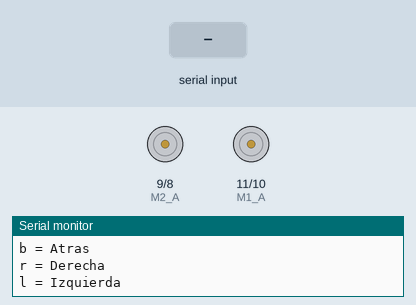
Simulated run of this sketch. Board: Arduino Uno, built with avr-gcc and run on an emulated ATmega328P. On the bench: motor-driver pin pairs drawn as motors (green arrow = first pin HIGH = forward, orange = second pin HIGH = backward, longer = more drive), the last lines printed to the serial monitor. The test bench sets the inputs (shaded band).

Above: at 1.2 s.
1.3 s: "f" received over Serial
At 2.1 s:
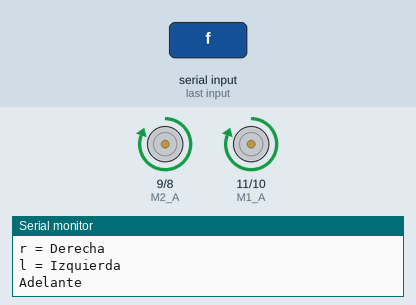
2.8 s: "b" received over Serial
At 3.3 s:
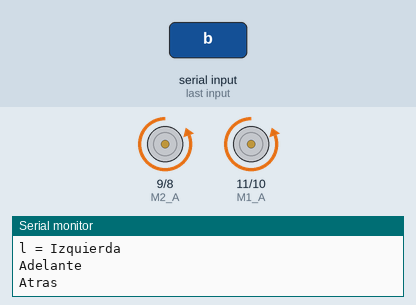
4.3 s: "r" received over Serial
At 5.5 s:
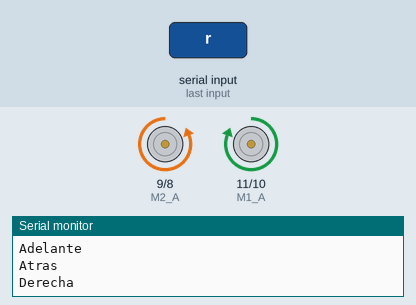
5.8 s: "l" received over Serial
At 6.7 s:
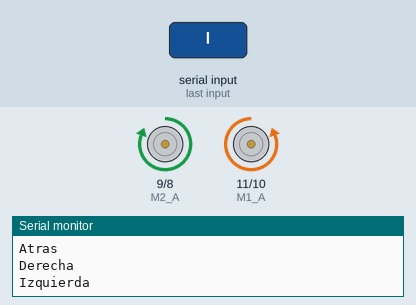
Timing chart, 0 to 8.3 s (numbered marks = the images above; inputs shaded):
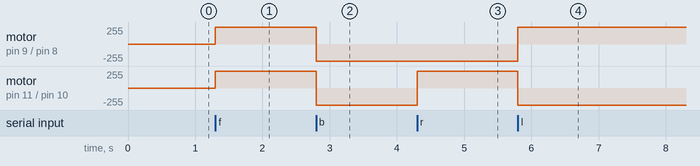

The sketch:

CodigoRobot.ino
```cpp
// Definición de pines para los motores
const int M1_A = 11;
const int M1_B = 10;
const int M2_A = 9;
const int M2_B = 8;

char comando;

// Configuración inicial
void setup() {

  pinMode(M1_A, OUTPUT);
  pinMode(M1_B, OUTPUT);
  pinMode(M2_A, OUTPUT);
  pinMode(M2_B, OUTPUT);

  // Inicializar comunicación serial
  Serial.begin(9600);

  detener();

  Serial.println("Control de motores iniciado");
  Serial.println("f = Adelante");
  Serial.println("b = Atras");
  Serial.println("r = Derecha");
  Serial.println("l = Izquierda");
}

// Programa principal
void loop() {

  if (Serial.available() > 0) {

    comando = Serial.read();

    switch (comando) {

      case 'f':
        adelante();
        Serial.println("Adelante");
        break;

      case 'b':
        atras();
        Serial.println("Atras");
        break;

      case 'r':
        derecha();
        Serial.println("Derecha");
        break;

      case 'l':
        izquierda();
        Serial.println("Izquierda");
        break;
      case 's':
        detener();
        Serial.println("Motores detenidos");
        break;
      default:
        detener();
        break;
    }
  }
}

// Movimiento hacia adelante
void adelante() {

  digitalWrite(M1_A, HIGH);
  digitalWrite(M1_B, LOW);

  digitalWrite(M2_A, HIGH);
  digitalWrite(M2_B, LOW);
}

// Movimiento hacia atras
void atras() {

  digitalWrite(M1_A, LOW);
  digitalWrite(M1_B, HIGH);

  digitalWrite(M2_A, LOW);
  digitalWrite(M2_B, HIGH);
}

// Giro hacia la derecha
void derecha() {

  digitalWrite(M1_A, HIGH);
  digitalWrite(M1_B, LOW);

  digitalWrite(M2_A, LOW);
  digitalWrite(M2_B, HIGH);
}

// Giro hacia la izquierda
void izquierda() {

  digitalWrite(M1_A, LOW);
  digitalWrite(M1_B, HIGH);

  digitalWrite(M2_A, HIGH);
  digitalWrite(M2_B, LOW);
}

// Detener los motores
void detener() {

  digitalWrite(M1_A, LOW);
  digitalWrite(M1_B, LOW);

  digitalWrite(M2_A, LOW);
  digitalWrite(M2_B, LOW);
}
```

Measured:
- after the input at 1.3 s, motor on pin 9 (M2_A) / pin 8 (M2_B), motor on pin 11 (M1_A) / pin 10 (M1_B): stopped → forward 255/255 at once
- after the input at 2.8 s, motor on pin 9 (M2_A) / pin 8 (M2_B), motor on pin 11 (M1_A) / pin 10 (M1_B): forward 255/255 → backward 255/255 at once
- after the input at 4.3 s, motor on pin 11 (M1_A) / pin 10 (M1_B): backward 255/255 → forward 255/255 at once
- after the input at 5.8 s, motor on pin 9 (M2_A) / pin 8 (M2_B): backward 255/255 → forward 255/255 at once; motor on pin 11 (M1_A) / pin 10 (M1_B): forward 255/255 → backward 255/255 at once
